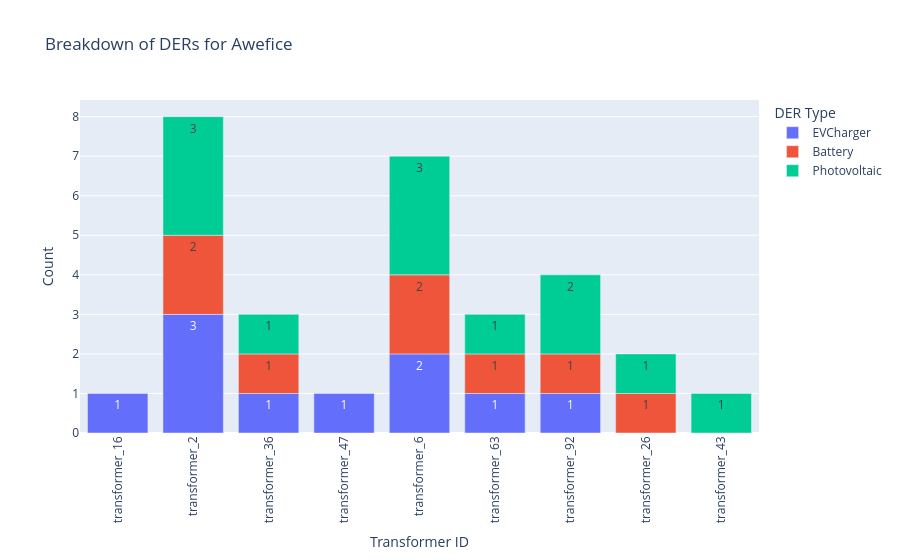

Notebook code cell kept with this figure:
### Markdown cell above
Bar chart of DER counts.

### Code cell
plot_count_bar(df, grid_id, is_entire_grid=True)

### Figure 1 — Plotly figure (JSON) as saved in the notebook; plotly's stock layout.template omitted (floating-point values rounded to 4 significant figures)
{"data": [{"hovertemplate": "DER Type=EVCharger<br>Transformer ID=%{x}<br>Count=%{y}<extra></extra>", "legendgroup": "EVCharger", "marker": {"color": "#636efa", "pattern": {"shape": ""}}, "name": "EVCharger", "orientation": "v", "showlegend": true, "textposition": "auto", "texttemplate": "%{y}", "type": "bar", "x": ["transformer_16", "transformer_2", "transformer_36", "transformer_47", "transformer_6", "transformer_63", "transformer_92"], "xaxis": "x", "y": [1, 3, 1, 1, 2, 1, 1], "yaxis": "y"}, {"hovertemplate": "DER Type=Battery<br>Transformer ID=%{x}<br>Count=%{y}<extra></extra>", "legendgroup": "Battery", "marker": {"color": "#EF553B", "pattern": {"shape": ""}}, "name": "Battery", "orientation": "v", "showlegend": true, "textposition": "auto", "texttemplate": "%{y}", "type": "bar", "x": ["transformer_2", "transformer_26", "transformer_36", "transformer_6", "transformer_63", "transformer_92"], "xaxis": "x", "y": [2, 1, 1, 2, 1, 1], "yaxis": "y"}, {"hovertemplate": "DER Type=Photovoltaic<br>Transformer ID=%{x}<br>Count=%{y}<extra></extra>", "legendgroup": "Photovoltaic", "marker": {"color": "#00cc96", "pattern": {"shape": ""}}, "name": "Photovoltaic", "orientation": "v", "showlegend": true, "textposition": "auto", "texttemplate": "%{y}", "type": "bar", "x": ["transformer_2", "transformer_26", "transformer_36", "transformer_43", "transformer_6", "transformer_63", "transformer_92"], "xaxis": "x", "y": [3, 1, 1, 1, 3, 1, 2], "yaxis": "y"}], "layout": {"barmode": "relative", "legend": {"title": {"text": "DER Type"}, "tracegroupgap": 0}, "title": {"text": "Breakdown of DERs for Awefice"}, "xaxis": {"anchor": "y", "domain": [0.0, 1.0], "tickangle": -90, "title": {"text": "Transformer ID"}}, "yaxis": {"anchor": "x", "domain": [0.0, 1.0], "title": {"text": "Count"}}}}
